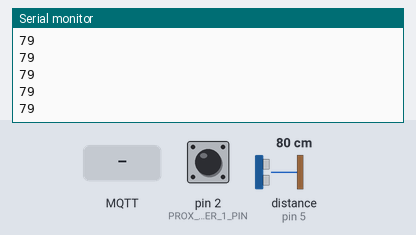
A sketch run on a simulated Arduino Uno, built for the host (arithmetic inside an expression is 32-bit, double 64-bit). On the bench: the last lines printed to the serial monitor. Wiring (inferred from the names in the program): ultrasonic range finder: trigger pin 4; echo pin 5. Inputs (shaded band) come from the test bench; at power-on: distance to the obstacle (sensor on pin 5) 80 cm, pin 2 (PROX_AUGER_1_PIN) HIGH. The echo pulse lasts 58.3 µs per cm; WiFi joins after 1.5 s; servers stay silent unless stated; no MQTT or app messages arrive unless stated.

Above: at 2.7 s.
2.8 s: distance to the obstacle (sensor on pin 5) set to 2 cm
At 2.89 s:
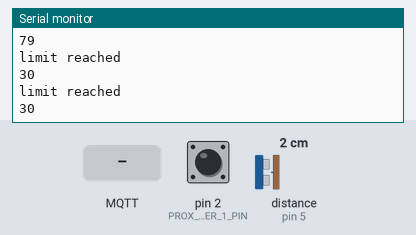
4.3 s: MQTT message "1" arrives on the first subscribed topic
5.8 s: pin 2 (PROX_AUGER_1_PIN) pulled LOW for 0.15 s
7.4 s: pin 2 (PROX_AUGER_1_PIN) pulled LOW for 1 s
9.9 s: distance to the obstacle (sensor on pin 5) set to 35 cm
At 9.94 s:
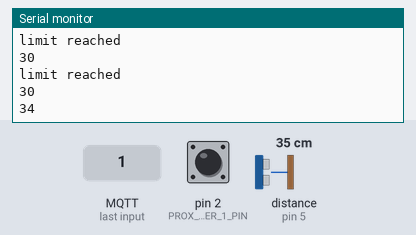
Timing chart, 0 to 12.4 s (numbered marks = the images above; inputs shaded):
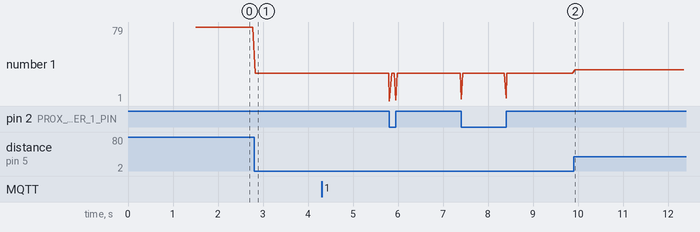

The sketch:

bunker1-4.ino
```cpp
#include <SPI.h>
#include <EthernetENC.h>
#include <PubSubClient.h>
#include <ArduinoJson.h>

void setup() {
  // put your setup code here, to run once:
  Serial.begin(115200);
  Serial.println("[Bunker1-4]");

  setupMqttClient();
  Serial.println("Ethernet Ready.");

  setupProximity();
  Serial.println("Proxmity Ready");

  setupSonar();
  Serial.println("Sonar Ready");
}

void loop() {
  // put your main code here, to run repeatedly:
  usLoop();
  proximityLoop();
  mqttLoop();
}
```

mqtt.ino
```cpp
// Update these with values suitable for your network.
byte mac[] = {0xDE, 0xAD, 0xBE, 0xEF, 0xFE, 0xED};
IPAddress ip(192, 168, 178, 22);
IPAddress server(192, 168, 178, 251);

const char pulseCountTopic[] = "auger/pulsecount";

EthernetClient ethClient;
PubSubClient client(ethClient);


void setupMqttClient() {
  // TODO set proper buffer size
  //client.setBufferSize(256);
  client.setServer(server, 1883);
  client.setCallback(callback);

  Ethernet.begin(mac, ip);
  // Allow the hardware to sort itself out
  delay(1500);
}

void mqttLoop() {
  if (!client.connected()) {
    reconnect();
  }

  client.loop();
}

void callback(char* topic, byte* payload, unsigned int len) {
  if (strcmp(pulseCountTopic, topic) == 0) {
    Serial.println("reset pulse count");
  }
}

void reconnect() {
  // Loop until we're reconnected
  while (!client.connected()) {
    Serial.print("Attempting MQTT connection...");
    // Attempt to connect
    if (client.connect("arduinoClient2")) {
      Serial.println("connected");
      // Once connected, publish an announcement...


      // ... and resubscribe
      client.subscribe(pulseCountTopic);
    } else {
      Serial.print("failed, rc=");
      Serial.print(client.state());
      Serial.println(" try again in 5 seconds");
      // Wait 5 seconds before retrying
      delay(5000);
    }
  }
}

void publishPulseCount() {
  Serial.println("publish pulse count");
}

void publishDistance() {

}
```

proximity.ino
```cpp
// ISR flags
volatile bool flagIncreasePulseCount = false;

const int PROX_AUGER_1_PIN = 2;
unsigned short pulsecount = 0;

void setupProximity() {
    /** !! INPUT proximity switches IF LOW detection = TRUE */
  // set pin mode
  pinMode(PROX_AUGER_1_PIN, INPUT_PULLUP);

  // ATTACH INTERRUPT EVENTS
  attachInterrupt(digitalPinToInterrupt(PROX_AUGER_1_PIN), PROX_AUGER_1_ISR, CHANGE);
}

void PROX_AUGER_1_ISR() {
  pulsecount++;
  Serial.println(pulsecount);
}

void proximityLoop() {
}
```

sonar.ino
```cpp
const int TRIG_PIN = 4;
const int ECHO_PIN = 5;
const int INTERVAL = 60;

int distance = 0;
unsigned long currentMillis = 0, previousMillis = 0;

void setupSonar() {
  // Define inputs and outputs for sonar
  pinMode(TRIG_PIN, OUTPUT);
  pinMode(ECHO_PIN, INPUT);
}

int getUSDistance() {
  return distance;
}

/*
   Measure distance in centimeters. A delay of 10 microseconds is necessary
   because we have to wait untill the sensors receives the emitted sound wave.
   We then calculate the distance based on the duration. We divide by 2 because
   the sound wave travels from sensor to object and from object to sensor.
*/
void measureDistance() {

  // Clear the trigPin by setting it LOW:
  digitalWrite(TRIG_PIN, LOW);

  delayMicroseconds(5);
  // Trigger the sensor by setting the trigPin high for 10 microseconds:
  digitalWrite(TRIG_PIN, HIGH);
  delayMicroseconds(10);
  digitalWrite(TRIG_PIN, LOW);

  // Read the echoPin. pulseIn() returns the duration (length of the pulse) in
  // microseconds:
  long duration = pulseIn(ECHO_PIN, HIGH);

  if (duration > 0) {
    distance = duration * 0.034 / 2; // cm calculation

    if(distance < 30) {
      distance = 30;
      Serial.println("limit reached");
    }
  }

  Serial.println(distance);
}

void usLoop() {
  currentMillis = millis();

  if (currentMillis >= previousMillis + INTERVAL) {
    previousMillis = currentMillis;
    measureDistance();
  }
}
```

Measured:
- after the input at 2.8 s, the serial monitor: prints a new line at once (image 1)
- after the input at 9.9 s, the serial monitor: prints a new line at once (image 2)
- plotted number 1: 79 → 30 after the input at 2.8 s, 30 → 34 after the input at 9.9 s
